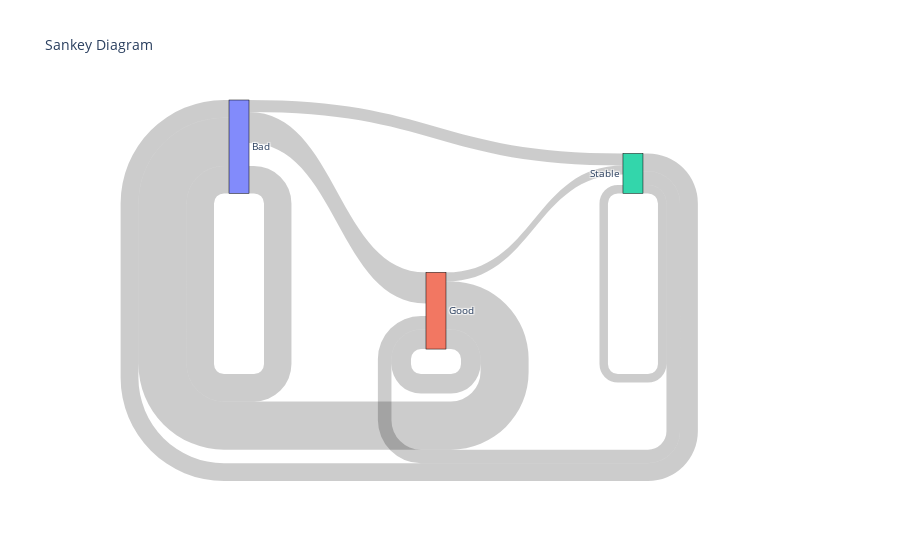

Here is the notebook cell this chart was saved with:
### Code cell
# Sample DataFrame
sankey_flow_data = %sql $sankey_flow

data = pd.DataFrame(sankey_flow_data)
print(data)
# Define the node labels
all_nodes = list(pd.concat([data['prev_season'], data['this_season']]).unique())
print(all_nodes)

# Create a dictionary to map nodes to indices
node_map = {node: i for i, node in enumerate(all_nodes)}

# Add the indices to the DataFrame
data['source_id'] = data['prev_season'].map(node_map)
data['target_id'] = data['this_season'].map(node_map)

print(data)
print(data['source_id'].tolist())
print(data['target_id'].tolist())
print(data['arc_count'].tolist())
fig = go.Figure(data=[go.Sankey(
    node=dict(
        pad=15,
        thickness=20,
        line=dict(color="black", width=0.5),
        label=all_nodes
    ),
    link=dict(
        source=data['source_id'].tolist(),
        target=data['target_id'].tolist(),
        value=data['arc_count'].tolist()
    )
)])

fig.update_layout(title_text="Sankey Diagram", font_size=10)
fig.show()

### Figure 1 — Plotly figure (JSON) as saved in the notebook; plotly's stock layout.template omitted (floating-point values rounded to 4 significant figures)
{"data": [{"link": {"source": [0, 0, 0, 1, 1, 1, 2, 2, 2], "target": [0, 1, 2, 0, 1, 2, 0, 1, 2], "value": [97, 110, 42, 170, 69, 32, 63, 48, 30]}, "node": {"label": ["Bad", "Good", "Stable"], "line": {"color": "black", "width": 0.5}, "pad": 15, "thickness": 20}, "type": "sankey"}], "layout": {"font": {"size": 10}, "title": {"text": "Sankey Diagram"}}}
